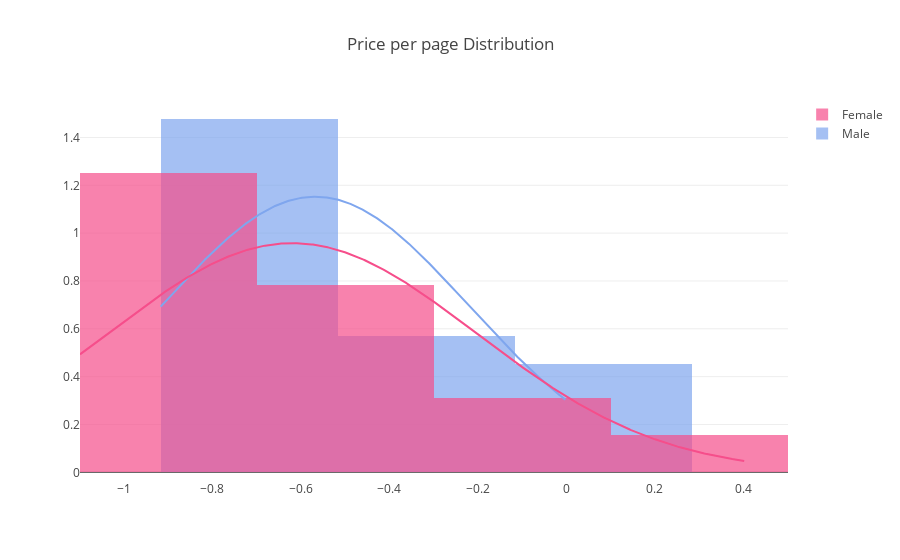

Here is the notebook cell this chart was saved with:
### Code cell
df_male = df.loc[df['เพศ'] == 'ช']
df_female = df.loc[df['เพศ'] == 'ญ']

data = [
    np.log(df_male['ต่อจำนวนหน้า']),
    np.log(df_female['ต่อจำนวนหน้า'])
]
colors = ['#7FA6EE', '#F64E8B']

fig = ff.create_distplot(data ,['Male', 'Female'], bin_size=.4, curve_type='normal', colors=colors, show_rug=False)
fig['layout'].update(title='Price per page Distribution')
iplot(fig)

### Figure 1 — Plotly figure (JSON) as saved in the notebook; plotly's stock layout.template omitted (floating-point values rounded to 4 significant figures; data arrays with more than 128 entries replaced by an {"elided": "..."} marker saying what was removed)
{"data": [{"histnorm": "probability density", "legendgroup": "Male", "marker": {"color": "#7FA6EE"}, "name": "Male", "opacity": 0.7, "type": "histogram", "uid": "ffa2b6b9-0810-45e6-9e3e-a1551f1f907a", "x": [-0.6931, -0.6931, -0.2231, -0.9163, -0.9163, -0.9163, -0.9163, -0.9163, -0.6931, 0, 0, -0.7985, -0.2231, -0.4055, -0.4055, -0.9163, 0, -0.4055, -0.8473, -0.8961, -0.6931, 0], "xaxis": "x", "xbins": {"end": 0, "size": 0.4, "start": -0.9163}, "yaxis": "y"}, {"histnorm": "probability density", "legendgroup": "Female", "marker": {"color": "#F64E8B"}, "name": "Female", "opacity": 0.7, "type": "histogram", "uid": "7135b9a3-7ae2-4781-bb4a-fcfa5e83fce2", "x": [-0.9163, -0.6013, -0.6931, 0.4055, -0.9163, -0.8473, -0.9163, 0, -0.9163, -1.099, -0.9808, -0.4055, 0, -0.4055, -0.9163, -0.6931], "xaxis": "x", "xbins": {"end": 0.4055, "size": 0.4, "start": -1.099}, "yaxis": "y"}, {"legendgroup": "Male", "marker": {"color": "#7FA6EE"}, "mode": "lines", "name": "Male", "showlegend": false, "type": "scatter", "uid": "ba255381-2a33-492a-8453-ccab553cbb45", "x": {"elided": "500 float values"}, "xaxis": "x", "y": {"elided": "500 float values"}, "yaxis": "y"}, {"legendgroup": "Female", "marker": {"color": "#F64E8B"}, "mode": "lines", "name": "Female", "showlegend": false, "type": "scatter", "uid": "5dbc2c60-bcf3-44a2-a6ff-f763d83ce594", "x": {"elided": "500 float values"}, "xaxis": "x", "y": {"elided": "500 float values"}, "yaxis": "y"}], "layout": {"autosize": true, "barmode": "overlay", "hovermode": "closest", "legend": {"traceorder": "reversed"}, "title": {"text": "Price per page Distribution"}, "xaxis": {"anchor": "y2", "autorange": true, "domain": [0, 1], "range": [-1.099, 0.5014], "type": "linear", "zeroline": false}, "yaxis": {"anchor": "free", "autorange": true, "domain": [0, 1], "position": 0, "range": [-0.03215, 1.557], "type": "linear"}}}
